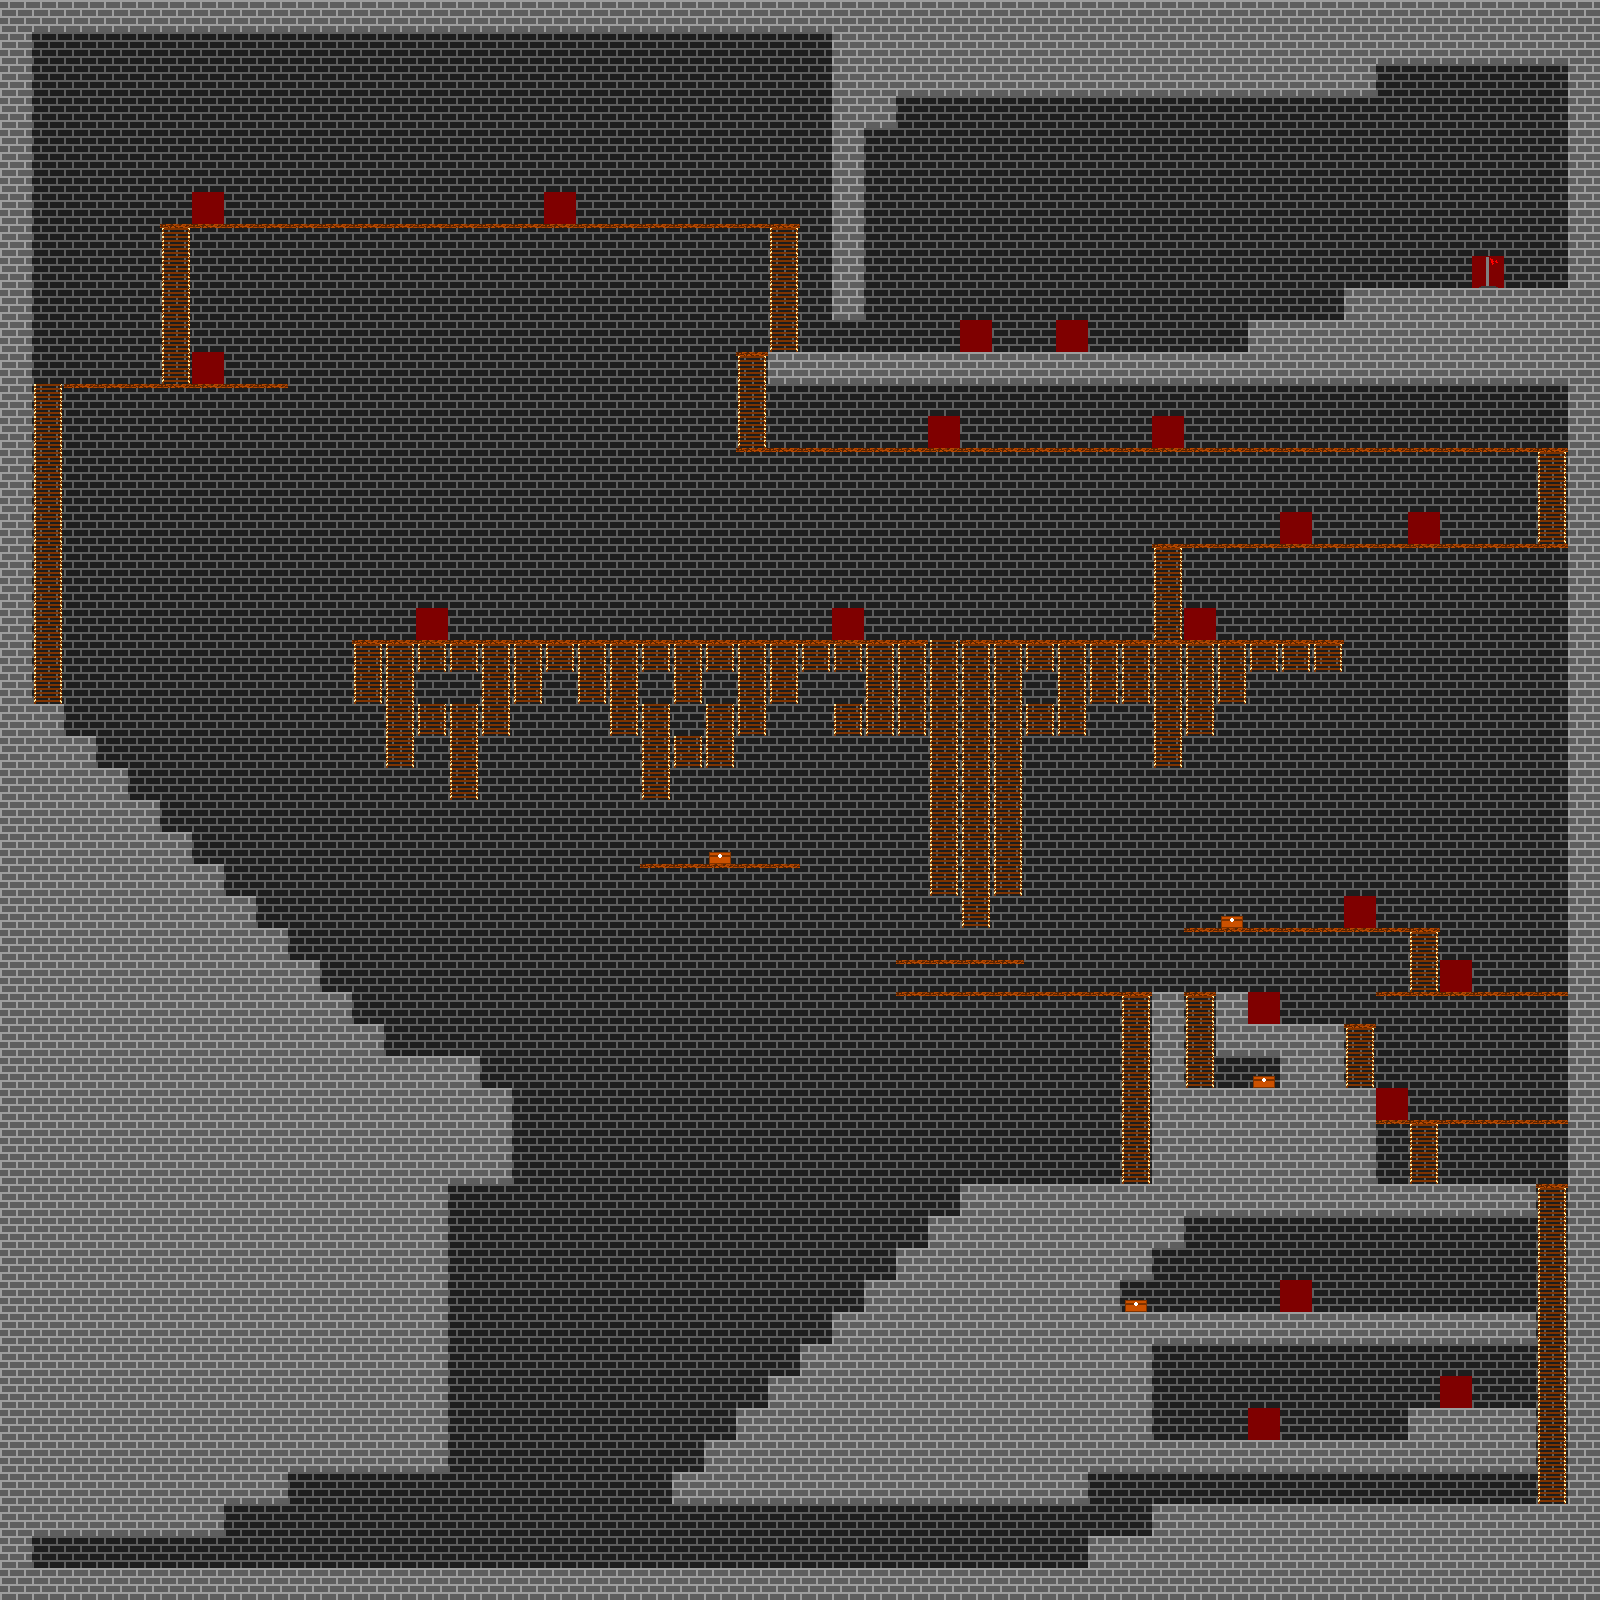

Rendered tile map (Tiled .tmx) drawn with the repository's tilesets; below, a short description and the full map source, tile grids included:
An orthogonal 50x50 tile map with 32x32 px tiles, 1 tile layer (Tile Layer 1).

<map version="1.0" orientation="orthogonal" renderorder="right-down" width="50" height="50" tilewidth="32" tileheight="32" nextobjectid="1">
 <tileset firstgid="1" name="Tiles" tilewidth="32" tileheight="32" tilecount="10" columns="10">
  <image source="tilemap.png" width="320" height="32" />
 </tileset>
 <layer name="Tile Layer 1" width="50" height="50">
  <data encoding="csv">
2,2,2,2,2,2,2,2,2,2,2,2,2,2,2,2,2,2,2,2,2,2,2,2,2,2,2,2,2,2,2,2,2,2,2,2,2,2,2,2,2,2,2,2,2,2,2,2,2,2,
2,1,1,1,1,1,1,1,1,1,1,1,1,1,1,1,1,1,1,1,1,1,1,1,1,1,2,2,2,2,2,2,2,2,2,2,2,2,2,2,2,2,2,2,2,2,2,2,2,2,
2,1,1,1,1,1,1,1,1,1,1,1,1,1,1,1,1,1,1,1,1,1,1,1,1,1,2,2,2,2,2,2,2,2,2,2,2,2,2,2,2,2,2,1,1,1,1,1,1,2,
2,1,1,1,1,1,1,1,1,1,1,1,1,1,1,1,1,1,1,1,1,1,1,1,1,1,2,2,1,1,1,1,1,1,1,1,1,1,1,1,1,1,1,1,1,1,1,1,1,2,
2,1,1,1,1,1,1,1,1,1,1,1,1,1,1,1,1,1,1,1,1,1,1,1,1,1,2,1,1,1,1,1,1,1,1,1,1,1,1,1,1,1,1,1,1,1,1,1,1,2,
2,1,1,1,1,1,1,1,1,1,1,1,1,1,1,1,1,1,1,1,1,1,1,1,1,1,2,1,1,1,1,1,1,1,1,1,1,1,1,1,1,1,1,1,1,1,1,1,1,2,
2,1,1,1,1,1,4,1,1,1,1,1,1,1,1,1,1,4,1,1,1,1,1,1,1,1,2,1,1,1,1,1,1,1,1,1,1,1,1,1,1,1,1,1,1,1,1,1,1,2,
2,1,1,1,1,7,10,10,10,10,10,10,10,10,10,10,10,10,10,10,10,10,10,10,7,1,2,1,1,1,1,1,1,1,1,1,1,1,1,1,1,1,1,1,1,1,1,1,1,2,
2,1,1,1,1,5,1,1,1,1,1,1,1,1,1,1,1,1,1,1,1,1,1,1,5,1,2,1,1,1,1,1,1,1,1,1,1,1,1,1,1,1,1,1,1,1,8,1,1,2,
2,1,1,1,1,5,1,1,1,1,1,1,1,1,1,1,1,1,1,1,1,1,1,1,5,1,2,1,1,1,1,1,1,1,1,1,1,1,1,1,1,1,2,2,2,2,2,2,2,2,
2,1,1,1,1,5,1,1,1,1,1,1,1,1,1,1,1,1,1,1,1,1,1,1,5,1,1,1,1,1,4,1,1,4,1,1,1,1,1,2,2,2,2,2,2,2,2,2,2,2,
2,1,1,1,1,5,4,1,1,1,1,1,1,1,1,1,1,1,1,1,1,1,1,7,2,2,2,2,2,2,2,2,2,2,2,2,2,2,2,2,2,2,2,2,2,2,2,2,2,2,
2,5,10,10,10,10,10,10,10,1,1,1,1,1,1,1,1,1,1,1,1,1,1,5,1,1,1,1,1,1,1,1,1,1,1,1,1,1,1,1,1,1,1,1,1,1,1,1,1,2,
2,5,1,1,1,1,1,1,1,1,1,1,1,1,1,1,1,1,1,1,1,1,1,5,1,1,1,1,1,4,1,1,1,1,1,1,4,1,1,1,1,1,1,1,1,1,1,1,1,2,
2,5,1,1,1,1,1,1,1,1,1,1,1,1,1,1,1,1,1,1,1,1,1,10,10,10,10,10,10,10,10,10,10,10,10,10,10,10,10,10,10,10,10,10,10,10,10,10,7,2,
2,5,1,1,1,1,1,1,1,1,1,1,1,1,1,1,1,1,1,1,1,1,1,1,1,1,1,1,1,1,1,1,1,1,1,1,1,1,1,1,1,1,1,1,1,1,1,1,5,2,
2,5,1,1,1,1,1,1,1,1,1,1,1,1,1,1,1,1,1,1,1,1,1,1,1,1,1,1,1,1,1,1,1,1,1,1,1,1,1,1,4,1,1,1,4,1,1,1,5,2,
2,5,1,1,1,1,1,1,1,1,1,1,1,1,1,1,1,1,1,1,1,1,1,1,1,1,1,1,1,1,1,1,1,1,1,1,7,10,10,10,10,10,10,10,10,10,10,10,10,2,
2,5,1,1,1,1,1,1,1,1,1,1,1,1,1,1,1,1,1,1,1,1,1,1,1,1,1,1,1,1,1,1,1,1,1,1,5,1,1,1,1,1,1,1,1,1,1,1,1,2,
2,5,1,1,1,1,1,1,1,1,1,1,1,4,1,1,1,1,1,1,1,1,1,1,1,1,4,1,1,1,1,1,1,1,1,1,5,4,1,1,1,1,1,1,1,1,1,1,1,2,
2,5,1,1,1,1,1,1,1,1,1,7,7,7,7,7,7,7,7,7,7,7,7,7,7,7,7,7,7,5,7,7,7,7,7,7,7,7,7,7,7,7,1,1,1,1,1,1,1,2,
2,5,1,1,1,1,1,1,1,1,1,5,5,1,1,5,5,1,5,5,1,5,1,5,5,1,1,5,5,5,5,5,1,5,5,5,5,5,5,1,1,1,1,1,1,1,1,1,1,2,
2,2,1,1,1,1,1,1,1,1,1,1,5,5,5,5,1,1,1,5,5,1,5,5,1,1,5,5,5,5,5,5,5,5,1,1,5,5,1,1,1,1,1,1,1,1,1,1,1,2,
2,2,2,1,1,1,1,1,1,1,1,1,5,1,5,1,1,1,1,1,5,5,5,1,1,1,1,1,1,5,5,5,1,1,1,1,5,1,1,1,1,1,1,1,1,1,1,1,1,2,
2,2,2,2,1,1,1,1,1,1,1,1,1,1,5,1,1,1,1,1,5,1,1,1,1,1,1,1,1,5,5,5,1,1,1,1,1,1,1,1,1,1,1,1,1,1,1,1,1,2,
2,2,2,2,2,1,1,1,1,1,1,1,1,1,1,1,1,1,1,1,1,1,1,1,1,1,1,1,1,5,5,5,1,1,1,1,1,1,1,1,1,1,1,1,1,1,1,1,1,2,
2,2,2,2,2,2,1,1,1,1,1,1,1,1,1,1,1,1,1,1,1,1,6,1,1,1,1,1,1,5,5,5,1,1,1,1,1,1,1,1,1,1,1,1,1,1,1,1,1,2,
2,2,2,2,2,2,2,1,1,1,1,1,1,1,1,1,1,1,1,1,10,10,10,10,10,1,1,1,1,5,5,5,1,1,1,1,1,1,1,1,1,1,1,1,1,1,1,1,1,2,
2,2,2,2,2,2,2,2,1,1,1,1,1,1,1,1,1,1,1,1,1,1,1,1,1,1,1,1,1,1,5,1,1,1,1,1,1,1,6,1,1,1,4,1,1,1,1,1,1,2,
2,2,2,2,2,2,2,2,2,1,1,1,1,1,1,1,1,1,1,1,1,1,1,1,1,1,1,1,1,1,1,1,1,1,1,1,1,10,10,10,10,10,10,10,7,1,1,1,1,2,
2,2,2,2,2,2,2,2,2,2,1,1,1,1,1,1,1,1,1,1,1,1,1,1,1,1,1,1,10,10,10,10,1,1,1,1,1,1,1,1,1,1,1,1,5,4,1,1,1,2,
2,2,2,2,2,2,2,2,2,2,2,1,1,1,1,1,1,1,1,1,1,1,1,1,1,1,1,1,10,10,10,10,10,10,10,7,2,7,2,4,1,1,1,10,10,10,10,10,10,2,
2,2,2,2,2,2,2,2,2,2,2,2,1,1,1,1,1,1,1,1,1,1,1,1,1,1,1,1,1,1,1,1,1,1,1,5,2,5,2,2,2,2,7,1,1,1,1,1,1,2,
2,2,2,2,2,2,2,2,2,2,2,2,2,2,2,1,1,1,1,1,1,1,1,1,1,1,1,1,1,1,1,1,1,1,1,5,2,5,1,6,2,2,5,1,1,1,1,1,1,2,
2,2,2,2,2,2,2,2,2,2,2,2,2,2,2,2,1,1,1,1,1,1,1,1,1,1,1,1,1,1,1,1,1,1,1,5,2,2,2,2,2,2,2,4,1,1,1,1,1,2,
2,2,2,2,2,2,2,2,2,2,2,2,2,2,2,2,1,1,1,1,1,1,1,1,1,1,1,1,1,1,1,1,1,1,1,5,2,2,2,2,2,2,2,10,7,10,10,10,10,2,
2,2,2,2,2,2,2,2,2,2,2,2,2,2,2,2,1,1,1,1,1,1,1,1,1,1,1,1,1,1,1,1,1,1,1,5,2,2,2,2,2,2,2,1,5,1,1,1,1,2,
2,2,2,2,2,2,2,2,2,2,2,2,2,2,1,1,1,1,1,1,1,1,1,1,1,1,1,1,1,1,2,2,2,2,2,2,2,2,2,2,2,2,2,2,2,2,2,2,7,2,
2,2,2,2,2,2,2,2,2,2,2,2,2,2,1,1,1,1,1,1,1,1,1,1,1,1,1,1,1,2,2,2,2,2,2,2,2,1,1,1,1,1,1,1,1,1,1,1,5,2,
2,2,2,2,2,2,2,2,2,2,2,2,2,2,1,1,1,1,1,1,1,1,1,1,1,1,1,1,2,2,2,2,2,2,2,2,1,1,1,1,1,1,1,1,1,1,1,1,5,2,
2,2,2,2,2,2,2,2,2,2,2,2,2,2,1,1,1,1,1,1,1,1,1,1,1,1,1,2,2,2,2,2,2,2,2,6,1,1,1,1,4,1,1,1,1,1,1,1,5,2,
2,2,2,2,2,2,2,2,2,2,2,2,2,2,1,1,1,1,1,1,1,1,1,1,1,1,2,2,2,2,2,2,2,2,2,2,2,2,2,2,2,2,2,2,2,2,2,2,5,2,
2,2,2,2,2,2,2,2,2,2,2,2,2,2,1,1,1,1,1,1,1,1,1,1,1,2,2,2,2,2,2,2,2,2,2,2,1,1,1,1,1,1,1,1,1,1,1,1,5,2,
2,2,2,2,2,2,2,2,2,2,2,2,2,2,1,1,1,1,1,1,1,1,1,1,2,2,2,2,2,2,2,2,2,2,2,2,1,1,1,1,1,1,1,1,1,4,1,1,5,2,
2,2,2,2,2,2,2,2,2,2,2,2,2,2,1,1,1,1,1,1,1,1,1,2,2,2,2,2,2,2,2,2,2,2,2,2,1,1,1,4,1,1,1,1,2,2,2,2,5,2,
2,2,2,2,2,2,2,2,2,2,2,2,2,2,1,1,1,1,1,1,1,1,2,2,2,2,2,2,2,2,2,2,2,2,2,2,2,2,2,2,2,2,2,2,2,2,2,2,5,2,
2,2,2,2,2,2,2,2,2,1,1,1,1,1,1,1,1,1,1,1,1,2,2,2,2,2,2,2,2,2,2,2,2,2,1,1,1,1,1,1,1,1,1,1,1,1,1,1,5,2,
2,2,2,2,2,2,2,1,1,1,1,1,1,1,1,1,1,1,1,1,1,1,1,1,1,1,1,1,1,1,1,1,1,1,1,1,2,2,2,2,2,2,2,2,2,2,2,2,2,2,
2,1,1,1,1,1,1,1,1,1,1,1,1,1,1,1,1,1,1,1,1,1,1,1,1,1,1,1,1,1,1,1,1,1,2,2,2,2,2,2,2,2,2,2,2,2,2,2,2,2,
2,2,2,2,2,2,2,2,2,2,2,2,2,2,2,2,2,2,2,2,2,2,2,2,2,2,2,2,2,2,2,2,2,2,2,2,2,2,2,2,2,2,2,2,2,2,2,2,2,2
</data>
 </layer>
</map>
